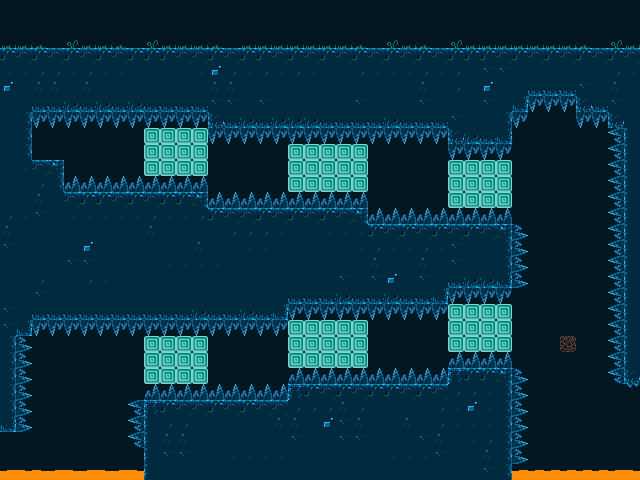

A 2D game scene composited from a Tiled map and its tileset images. What follows is a short description and the map's XML, with each tile layer's data collapsed to a summary:
An orthogonal 40x30 tile map with 16x16 px tiles, 6 tile layers (backgroundLayer, stageLayer, trapsLayer, fragileLayer, ...), 4 tilesets and 11 objects (9x secret, playerStart, portal).

<map version="1.0" orientation="orthogonal" renderorder="right-down" width="40" height="30" tilewidth="16" tileheight="16" nextobjectid="44">
 <tileset firstgid="1" name="stageTiles" tilewidth="16" tileheight="16" tilecount="60" columns="10">
  <image source="../assets/img/tiles.png" width="160" height="96" />
 </tileset>
 <tileset firstgid="61" name="playerTiles" tilewidth="16" tileheight="16" tilecount="16" columns="4">
  <image source="../assets/img/player.png" width="64" height="64" />
 </tileset>
 <tileset firstgid="77" name="itemsTiles" tilewidth="16" tileheight="16" tilecount="16" columns="4">
  <image source="../assets/img/items.png" width="64" height="64" />
 </tileset>
 <tileset firstgid="93" name="secret" tilewidth="16" tileheight="16" tilecount="6" columns="6">
  <image source="../assets/img/secret.png" width="96" height="16" />
 </tileset>
 <layer name="backgroundLayer" width="40" height="30">
  <data>[1200 cells, 1200 non-empty, 18 distinct tile ids]</data>
 </layer>
 <objectgroup name="objectsLayer">
  <object id="1" name="Player" type="playerStart" gid="66" x="61" y="159" width="16" height="16" />
  <object id="8" name="Portal" type="portal" gid="79" x="73" y="448" width="16" height="16">
   <properties>
    <property name="animated" type="bool" value="true" />
    <property name="sprite" value="portal" />
    <property name="targetTilemap" value="15" />
   </properties>
  </object>
  <object id="30" name="Secret" type="secret" gid="93" x="253" y="175" width="16" height="16">
   <properties>
    <property name="animated" type="bool" value="true" />
    <property name="sprite" value="secret" />
   </properties>
  </object>
  <object id="36" name="Secret" type="secret" gid="93" x="96" y="159" width="16" height="16">
   <properties>
    <property name="animated" type="bool" value="true" />
    <property name="sprite" value="secret" />
   </properties>
  </object>
  <object id="37" name="Secret" type="secret" gid="93" x="401" y="192" width="16" height="16">
   <properties>
    <property name="animated" type="bool" value="true" />
    <property name="sprite" value="secret" />
   </properties>
  </object>
  <object id="38" name="Secret" type="secret" gid="93" x="393" y="348" width="16" height="16">
   <properties>
    <property name="animated" type="bool" value="true" />
    <property name="sprite" value="secret" />
   </properties>
  </object>
  <object id="39" name="Secret" type="secret" gid="93" x="240" y="364" width="16" height="16">
   <properties>
    <property name="animated" type="bool" value="true" />
    <property name="sprite" value="secret" />
   </properties>
  </object>
  <object id="40" name="Secret" type="secret" gid="93" x="73" y="368" width="16" height="16">
   <properties>
    <property name="animated" type="bool" value="true" />
    <property name="sprite" value="secret" />
   </properties>
  </object>
  <object id="41" name="Secret" type="secret" gid="93" x="561" y="208" width="16" height="16">
   <properties>
    <property name="animated" type="bool" value="true" />
    <property name="sprite" value="secret" />
   </properties>
  </object>
  <object id="42" name="Secret" type="secret" gid="93" x="561" y="257" width="16" height="16">
   <properties>
    <property name="animated" type="bool" value="true" />
    <property name="sprite" value="secret" />
   </properties>
  </object>
  <object id="43" name="Secret" type="secret" gid="93" x="561" y="306" width="16" height="16">
   <properties>
    <property name="animated" type="bool" value="true" />
    <property name="sprite" value="secret" />
   </properties>
  </object>
 </objectgroup>
 <layer name="stageLayer" width="40" height="30">
  <data>[1200 cells, 152 non-empty, 10 distinct tile ids]</data>
 </layer>
 <layer name="trapsLayer" width="40" height="30">
  <data>[1200 cells, 169 non-empty, 6 distinct tile ids]</data>
 </layer>
 <layer name="fragileLayer" width="40" height="30">
  <data>[1200 cells, 1 non-empty, 1 distinct tile ids]</data>
 </layer>
 <layer name="drillLayer" width="40" height="30">
  <data>[1200 cells, 78 non-empty, 1 distinct tile ids]</data>
 </layer>
 <layer name="springLayer" width="40" height="30">
  <data>[1200 cells, 0 non-empty, 0 distinct tile ids]</data>
 </layer>
</map>
